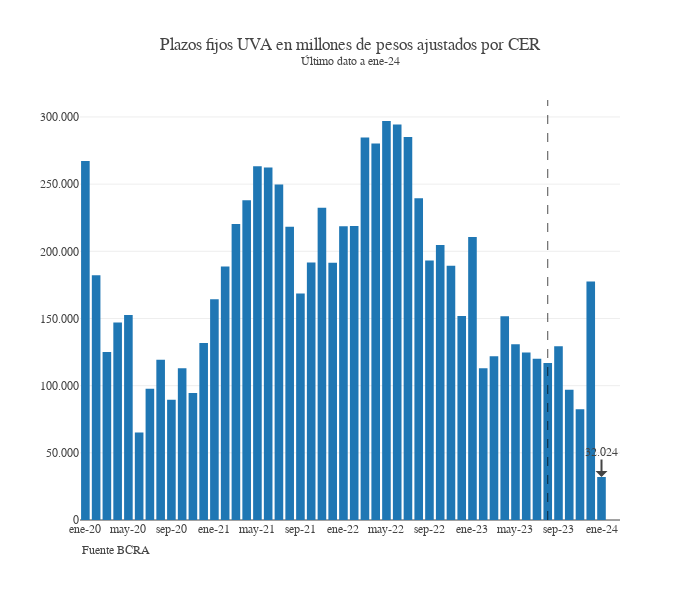

The code cell stored with this chart in its notebook:
### Code cell
fig = go.Figure()
fig.add_trace(go.Bar(x = df_ajustado_mensual.index, y = df_ajustado_mensual["pf_uva_total"]))
# fig.add_trace(go.Bar(x = df_ajustado_mensual.index, y = df_ajustado_mensual["pf_trad_total"]))
ultimo_dato = df_ajustado_mensual["pf_uva_total"].iloc[-1]
ultimo_mes = df_ajustado_mensual.index[-1]
fig.update_layout(template = None, separators = ",.", font_family = "georgia",
                  title_text = f"Plazos fijos UVA en millones de pesos ajustados por CER<br><sup>Último dato a {ultimo_mes}",
                  height = 600, width = 700, )
fig.update_yaxes(tickformat = ",")
fig.update_xaxes(nticks = 15)
fig.add_vline(x="ago-23", line_dash = "dash", line_width=.7)
fig.add_annotation(text = format(int(ultimo_dato), ',').replace(',', '.'), x = ultimo_mes, y = ultimo_dato,ax=0,ay=-25)
fig.add_annotation(text="Fuente BCRA", showarrow=False, xref="paper",yref="paper", x=0,y=-.09)

### Figure 1 — Plotly figure (JSON) as saved in the notebook; plotly's stock layout.template omitted (floating-point values rounded to 4 significant figures)
{"data": [{"type": "bar", "x": ["ene-20", "feb-20", "mar-20", "abr-20", "may-20", "jun-20", "jul-20", "ago-20", "sep-20", "oct-20", "nov-20", "dic-20", "ene-21", "feb-21", "mar-21", "abr-21", "may-21", "jun-21", "jul-21", "ago-21", "sep-21", "oct-21", "nov-21", "dic-21", "ene-22", "feb-22", "mar-22", "abr-22", "may-22", "jun-22", "jul-22", "ago-22", "sep-22", "oct-22", "nov-22", "dic-22", "ene-23", "feb-23", "mar-23", "abr-23", "may-23", "jun-23", "jul-23", "ago-23", "sep-23", "oct-23", "nov-23", "dic-23", "ene-24"], "y": [267300.0, 182100.0, 125100.0, 147100.0, 152500.0, 65110.0, 97770.0, 119300.0, 89550.0, 112900.0, 94590.0, 131700.0, 164200.0, 188600.0, 220400.0, 238000.0, 263300.0, 262300.0, 249700.0, 218300.0, 168700.0, 191600.0, 232500.0, 191400.0, 218600.0, 218900.0, 284700.0, 280200.0, 297000.0, 294400.0, 285100.0, 239500.0, 193200.0, 204700.0, 189200.0, 151800.0, 210600.0, 112900.0, 121900.0, 151600.0, 130800.0, 124600.0, 120000.0, 116900.0, 129400.0, 96950.0, 82410.0, 177600.0, 32020.0]}], "layout": {"annotations": [{"ax": 0, "ay": -25, "text": "32.024", "x": "ene-24", "y": 32020.0}, {"showarrow": false, "text": "Fuente BCRA", "x": 0, "xref": "paper", "y": -0.09, "yref": "paper"}], "font": {"family": "georgia"}, "height": 600, "separators": ",.", "shapes": [{"line": {"dash": "dash", "width": 0.7}, "type": "line", "x0": "ago-23", "x1": "ago-23", "xref": "x", "y0": 0, "y1": 1, "yref": "y domain"}], "title": {"text": "Plazos fijos UVA en millones de pesos ajustados por CER<br><sup>Último dato a ene-24"}, "width": 700, "xaxis": {"nticks": 15}, "yaxis": {"tickformat": ","}}}
